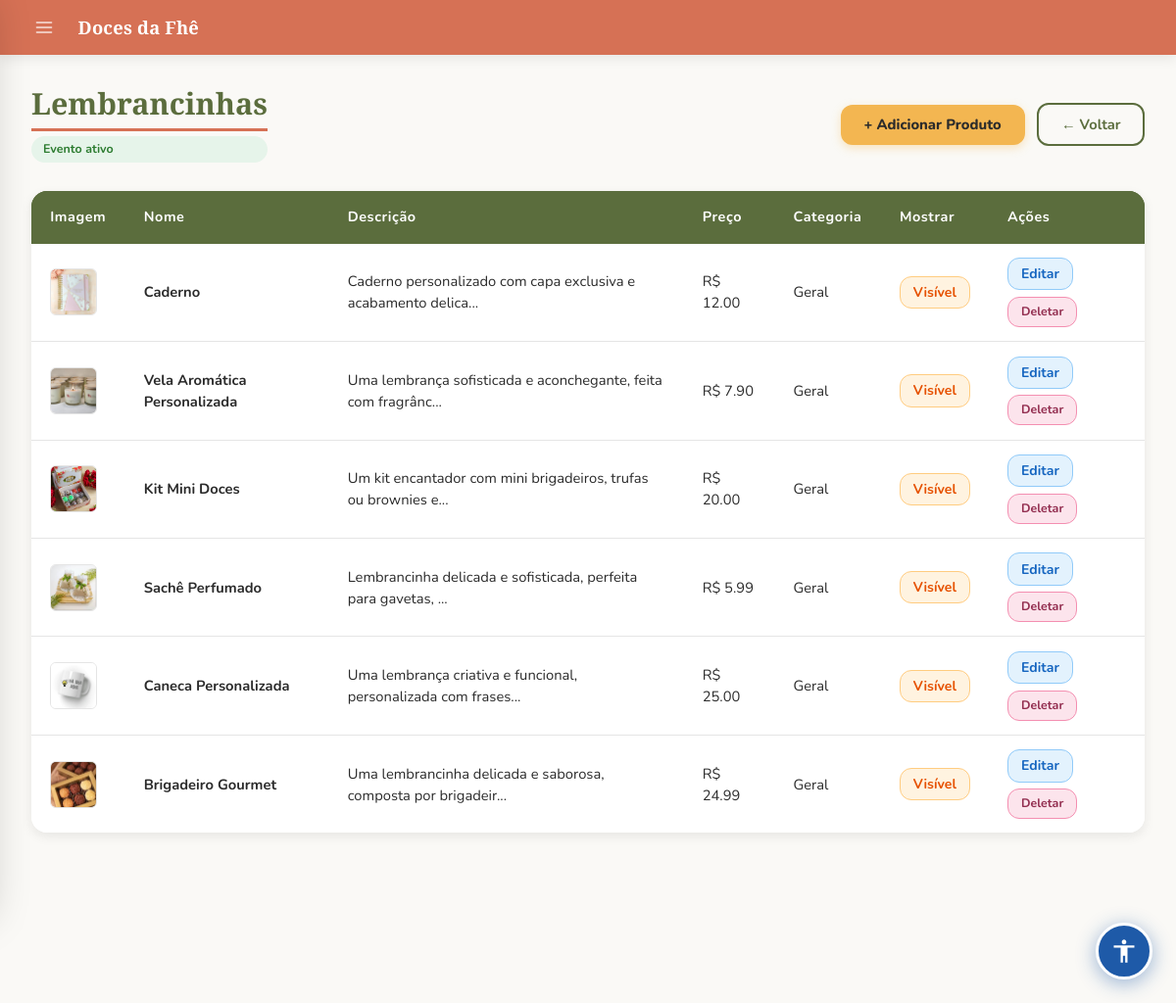
/special/eventos/4/produtos (signed in), run on the app's committed database.
### models.py (models this page shows, shortened)
class SiteConfig(db.Model):
    __tablename__ = "site_config"
    id               = db.Column(db.Integer, primary_key=True)
    color_primary    = db.Column(db.String(20), default='#5B6D3D')
    color_secondary  = db.Column(db.String(20), default='#D67155')
    color_accent     = db.Column(db.String(20), default='#F3B651')
    color_dark       = db.Column(db.String(20), default='#932E50')
    color_bg         = db.Column(db.String(20), default='#FAF9F6')
    color_text       = db.Column(db.String(20), default='#2B2B2B')
    color_text_light = db.Column(db.String(20), default='#6B6B6B')
    auth_bg_color1   = db.Column(db.String(20), default='#e8eed8')
    auth_bg_color2   = db.Column(db.String(20), default='#8fa05a')
    font_title   = db.Column(db.String(100), default='Playfair Display')
    font_body    = db.Column(db.String(100), default='Nunito')
    font_size    = db.Column(db.String(10), default='16')
    title_weight = db.Column(db.String(10), default='700')
    body_weight  = db.Column(db.String(10), default='400')
    layout_mode   = db.Column(db.String(20), default='spacious')
    layout_width  = db.Column(db.String(20), default='centered')
    card_columns  = db.Column(db.Integer,    default=3)
    card_gap      = db.Column(db.Integer,    default=20)
    show_carousel = db.Column(db.Boolean,    default=True)
    btn_radius  = db.Column(db.String(10), default='12px')
    card_shadow = db.Column(db.String(10), default='medium')
    navbar_fixed = db.Column(db.Boolean, default=True)
    anim_enabled     = db.Column(db.Boolean, default=True)
    anim_intensity   = db.Column(db.String(10), default='medium')
    anim_duration    = db.Column(db.Integer,    default=220)
    anim_hover_style = db.Column(db.String(20), default='lift')
    site_name   = db.Column(db.String(100), default='Doces da Fhê')
    logo_url    = db.Column(db.String(255), nullable=True)
    logo_height     = db.Column(db.Integer, default=100)
    logo_fit        = db.Column(db.String(20), default='contain')
    carousel_height = db.Column(db.Integer, default=340)
    card_img_height = db.Column(db.Integer, default=200)
    card_radius     = db.Column(db.String(10), default='16px')
    flash_success   = db.Column(db.String(20), default='#ffffff')
    flash_error     = db.Column(db.String(20), default='#f8d7da')
    flash_info      = db.Column(db.String(20), default='#ffffff')
    new_badge_days  = db.Column(db.Integer, default=7)
    new_badge_ativo = db.Column(db.Boolean, default=True)
    blog_primary    = db.Column(db.String(20), default='#5B6D3D')
    blog_accent     = db.Column(db.String(20), default='#932E50')
    blog_bg         = db.Column(db.String(20), default='#f8fafc')
    blog_card_bg    = db.Column(db.String(20), default='#ffffff')
    blog_text       = db.Column(db.String(20), default='#1e293b')
    agenda_dias_arquivar = db.Column(db.Integer, default=30)
    updated_at      = db.Column(db.DateTime, default=datetime.utcnow, onupdate=datetime.utcnow)

class EventoEspecial(db.Model):
    __tablename__ = "eventos_especiais"
    id          = db.Column(db.Integer, primary_key=True)
    nome        = db.Column(db.String(100), nullable=False, unique=True)
    descricao   = db.Column(db.String(300), nullable=True)
    ativo       = db.Column(db.Boolean, default=True)
    data_inicio = db.Column(db.DateTime, nullable=True)  # None = sem restrição de início
    data_fim    = db.Column(db.DateTime, nullable=True)  # None = sem restrição de fim
    created_at  = db.Column(db.DateTime, default=datetime.utcnow)
    produtos = db.relationship('ProdutoEspecial', backref='evento', lazy=True, cascade='all, delete-orphan')

class ProdutoEspecial(db.Model):
    __tablename__ = "produtos_especiais"
    id           = db.Column(db.Integer, primary_key=True)
    evento_id    = db.Column(db.Integer, db.ForeignKey('eventos_especiais.id'), nullable=False)
    name         = db.Column(db.String(200), nullable=False)
    description  = db.Column(db.String(800), nullable=False)
    price        = db.Column(db.Numeric(10, 2), nullable=False)
    category          = db.Column(db.String(100), nullable=True, default='geral')
    image_url         = db.Column(db.String(300), nullable=True)
    mostrar           = db.Column(db.Boolean, default=True)
    estoque           = db.Column(db.Integer, default=0, nullable=False)
    estoque_minimo    = db.Column(db.Integer, default=5, nullable=False)
    quantidade_minima = db.Column(db.Integer, default=1, nullable=False)
    quantidade_maxima = db.Column(db.Integer, nullable=True)
    created_at     = db.Column(db.DateTime, default=datetime.utcnow)

### app.py (the view)
@app.route('/special/eventos/<int:evento_id>/produtos')
@login_required
@admin_required
def listar_produtos_especiais(evento_id):
    evento   = EventoEspecial.query.get_or_404(evento_id)
    produtos = ProdutoEspecial.query.filter_by(evento_id=evento_id).all()
    return render_template('special/produtos_especiais.html', evento=evento, produtos=produtos)

### app.py (called while the page is built)
def admin_required(f):
    @wraps(f)
    def decorated_function(*args, **kwargs):
        if not current_user.is_authenticated or not current_user.is_admin:
            flash("Acesso negado. São necessárias permissões de administrador.", "error")
            return redirect(url_for('dashboard'))
        return f(*args, **kwargs)
    return decorated_function

@login_manager.user_loader
def load_user(user_id):
    return User.query.get(int(user_id))

@app.context_processor
def inject_globals():
    if current_user.is_authenticated:
        total_itens = db.session.query(
            db.func.sum(CarrinhoItem.quantidade)
        ).filter_by(user_id=current_user.id).scalar() or 0
    else:
        total_itens = 0
    site_config = SiteConfig.query.first()
    return dict(carrinho_total=total_itens, site_config=site_config)

### templates/special/produtos_especiais.html (shortened to what this page needs)
{% extends "admin/base.html" %}
{% block styles %}
<link rel="stylesheet" href="{{ url_for('static', filename='admin.css') }}">
{% endblock %}
{% block content %}
<div class="evento-header">
  <div class="evento-titulo">
    <h2>{{ evento.nome }}</h2>
    <span class="{{ 'badge-ativo' if evento.ativo else 'badge-inativo' }}">
      {{ 'Evento ativo' if evento.ativo else 'Evento inativo' }}
    </span>
  </div>
  <div class="evento-acoes">
    <a href="{{ url_for('criar_produto_especial', evento_id=evento.id) }}" class="btn-primary">+ Adicionar Produto</a>
    <a href="{{ url_for('listar_eventos') }}" class="btn-secondary">← Voltar</a>
  </div>
</div>
{% if produtos %}
<table>
  <thead>
    <tr>
      <th>Imagem</th>
      <th>Nome</th>
      <th>Descrição</th>
      <th>Preço</th>
      <th>Categoria</th>
      <th>Mostrar</th>
      <th>Ações</th>
    </tr>
  </thead>
  <tbody>
    {% for p in produtos %}
    <tr>
      <td>
        {% if p.image_url %}
          <img src="{{ url_for('static', filename=p.image_url) }}" alt="{{ p.name }}">
        {% else %}
          🍰
        {% endif %}
      </td>
      <td><strong>{{ p.name }}</strong></td>
      <td>{{ p.description[:60] }}{% if p.description|length > 60 %}...{% endif %}</td>
      <td>R$ {{ "%.2f"|format(p.price) }}</td>
      <td>{{ p.category | capitalize }}</td>
      <td>
        <a href="{{ url_for('toggle_mostrar', id=p.id) }}" class="btn-acao btn-toggle">
          {{ 'Visível' if p.mostrar else 'Oculto' }}
        </a>
      </td>
      <td>
        <div class="acoes-wrap">
          <a href="{{ url_for('editar_produto_especial', id=p.id) }}" class="btn-acao btn-editar">Editar</a>
          <form method="POST" action="{{ url_for('deletar_produto_especial', id=p.id) }}" style="display:inline;" onsubmit="return confirm('Deletar {{ p.name }}?')">
            <button type="submit" class="btn-acao btn-deletar">Deletar</button>
          </form>
        </div>
      </td>
    </tr>
    {% endfor %}
  </tbody>
</table>
{% else %}
  <p style="margin: 1rem 2rem; color: var(--text-mid);">
    Nenhum produto cadastrado neste evento ainda.
  </p>
{% endif %}
{% endblock %}

### templates/admin/base.html (shortened to what this page needs)
<!DOCTYPE html>
<html>
<head>
  <link href="https://cdn.jsdelivr.net/npm/bootstrap@5.3.0/dist/css/bootstrap.min.css" rel="stylesheet">
  <link rel="stylesheet" href="https://cdnjs.cloudflare.com/ajax/libs/cropperjs/1.6.1/cropper.min.css">
  {% block styles %}{% endblock %}
  <link rel="stylesheet" href="{{ url_for('dynamic_styles') }}">
  {% if not request.path.startswith('/admin') and request.path not in ['/login', '/signup', '/logout', '/forgot-password', '/change-password'] and not request.path.startswith('/reset-password') %}
  <link rel="stylesheet" href="{{ url_for('static', filename='accessibility.css') }}">
  {% endif %}
</head>
<body>
{% if current_user.is_authenticated and current_user.is_admin %}
<div class="topbar">
  <button class="topbar-menu-btn" id="drawerToggle" aria-label="Menu">
    <svg xmlns="http://www.w3.org/2000/svg" width="20" height="20" viewBox="0 0 24 24" fill="none"
         stroke="currentColor" stroke-width="2" stroke-linecap="round" stroke-linejoin="round">
      <line x1="3" y1="6"  x2="21" y2="6"/>
      <line x1="3" y1="12" x2="21" y2="12"/>
      <line x1="3" y1="18" x2="21" y2="18"/>
    </svg>
  </button>
  <span class="topbar-brand">{{ site_config.site_name if site_config else 'Doces da Fhê' }}</span>
</div>
{% endif %}
<div class="acc-content-wrap">
<main id="acc-main-content">
{% block content %}
{% endblock %}
</main>
</div>
{% if not request.path.startswith('/admin') and request.path not in ['/login', '/signup', '/logout', '/forgot-password', '/change-password'] and not request.path.startswith('/reset-password') %}
<label for="acc-open" class="acc-fab" role="button" aria-label="Abrir painel de acessibilidade" title="Acessibilidade">
  <svg xmlns="http://www.w3.org/2000/svg" width="28" height="28" viewBox="0 0 24 24" fill="currentColor">
    <path d="M12 2c1.1 0 2 .9 2 2s-.9 2-2 2-2-.9-2-2 .9-2 2-2zm9 7h-6v13h-2v-6h-2v6H9V9H3V7h18v2z"/>
  </svg>
</label>
{% endif %}
</body>
</html>

### static/accessibility.css (style rules this page uses)
:root { --acc-blue: #1E5AA8; --acc-blue-dark: #154080; --acc-blue-light: #dbeafe; }
.acc-fab { position: fixed; bottom: 24px; right: 24px; width: 58px; height: 58px; border-radius: 50%; background: var(--acc-blue); color: #fff; border: 3px solid #fff; cursor: pointer; z-index: 99990; box-shadow: 0 4px 20px rgba(30,90,168,.45); display: flex; align-items: center; justify-content: center; transition: transform .2s, background .2s, box-shadow .2s; user-select: none; }
.acc-content-wrap { min-height: 100vh; }

### templates/admin/base.html (style rules this page uses)
:root { --color-primary: #5B6D3D; --color-secondary: #D67155; --color-accent: #F3B651; --color-dark: #932E50; --color-bg: #F4F6FB; --color-white: #FFFFFF; --color-text: #1e293b; --color-muted: #64748b; --color-border: #e2e8f0; --sidebar-bg: #D67155; --sidebar-hover: rgba(255,255,255,.12); --sidebar-active: rgba(255,255,255,.2); --shadow-sm: 0 1px 4px rgba(0,0,0,.06); --shadow-md: 0 4px 12px rgba(0,0,0,.08); --shadow-lg: 0 8px 24px rgba(0,0,0,.12); --radius-sm: 6px; --radius-md: 10px; --radius-lg: 16px; }
*, *::before, *::after { box-sizing: border-box; }
body { font-family: 'Nunito', sans-serif !important; background: var(--color-bg); color: var(--color-text); margin: 0 !important; padding: 0 !important; }
.topbar { background: var(--color-secondary); padding: 0 1.6rem; height: 56px; display: flex; align-items: center; gap: 1rem; position: sticky; top: 0; z-index: 200; box-shadow: var(--shadow-md); }
.topbar-menu-btn { background: none; border: none; cursor: pointer; width: 38px; height: 38px; border-radius: 9px; display: flex; align-items: center; justify-content: center; color: rgba(255,255,255,.8); transition: background .15s, color .15s; flex-shrink: 0; }
.topbar-brand { font-family: 'Playfair Display', serif; font-size: 1.15rem; font-weight: 700; color: #fff; letter-spacing: .01em; }

### data on the page
SiteConfig: site_name "Doces da Fhê"
EventoEspecial: nome "Lembrancinhas", ativo "Evento ativo"
ProdutoEspecial: image_url (picture), name "Caderno", description "Caderno personalizado com capa exclusiva e acabamento delica", price "12.00", category "Geral", mostrar "Visível"
ProdutoEspecial: image_url (picture), name "Vela Aromática Personalizada", description "Uma lembrança sofisticada e aconchegante, feita com fragrânc", price "7.90", category "Geral", mostrar "Visível"
ProdutoEspecial: image_url (picture), name "Kit Mini Doces", description "Um kit encantador com mini brigadeiros, trufas ou brownies e", price "20.00", category "Geral", mostrar "Visível"
ProdutoEspecial: image_url (picture), name "Sachê Perfumado", description "Lembrancinha delicada e sofisticada, perfeita para gavetas,", price "5.99", category "Geral", mostrar "Visível"
ProdutoEspecial: image_url (picture), name "Caneca Personalizada", description "Uma lembrança criativa e funcional, personalizada com frases", price "25.00", category "Geral", mostrar "Visível"
ProdutoEspecial: image_url (picture), name "Brigadeiro Gourmet", description "Uma lembrancinha delicada e saborosa, composta por brigadeir", price "24.99", category "Geral", mostrar "Visível"
